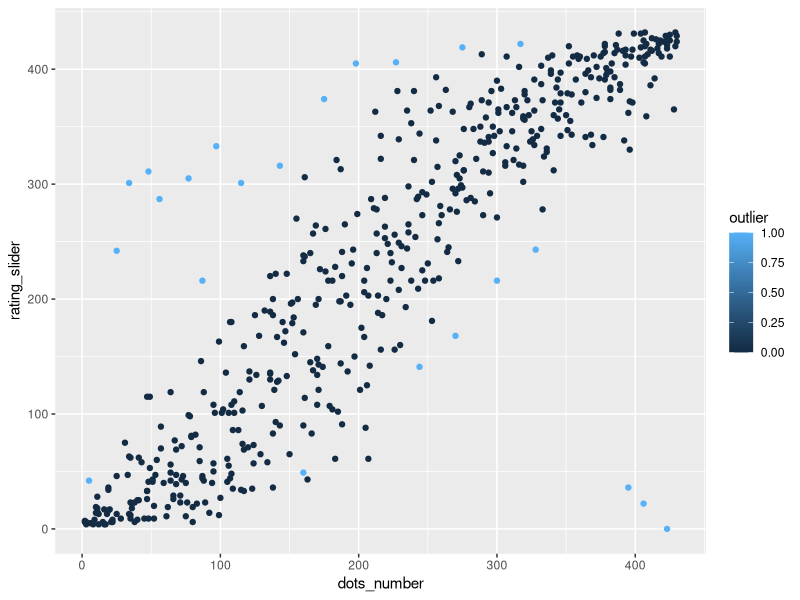

Source code (R):
library(tidyverse)

d = read_csv("data.csv")

d %>% group_by(worker_id) %>% count()

d = filter(d, submission_id != 26) # remove double submission

# remove outliers
## in each block (18 numbers) look at the outliers (2sds)

d = d %>% mutate(interval = dots_number %/% 18 %>% as.factor()) %>% 
  group_by(interval) %>% 
  mutate(interval_mean = mean(rating_slider),
         interval_sd =sd(rating_slider)) %>% 
  ungroup() %>% 
  mutate(outlier = ifelse(abs(interval_mean - rating_slider) >= 2*interval_sd, 1, 0))

# visualize outliers
ggplot(d, aes(x = dots_number, y = rating_slider, color = outlier)) + geom_point()
